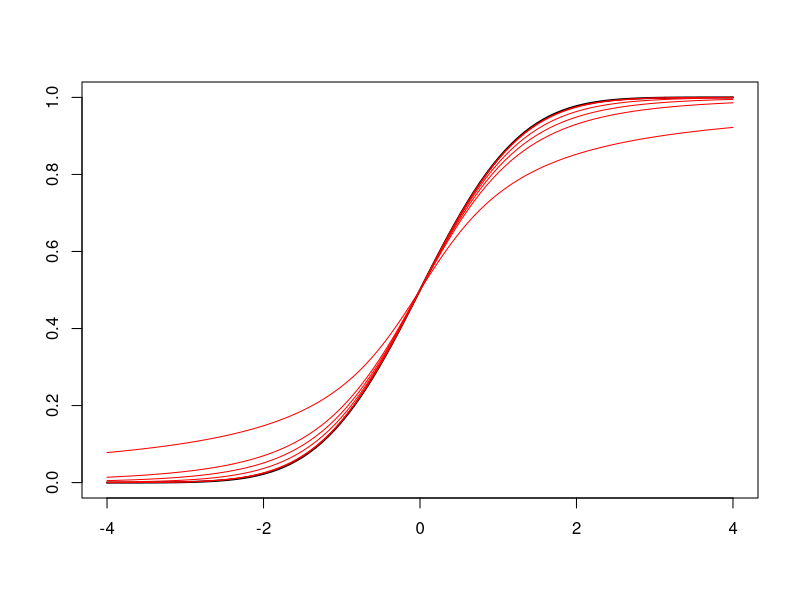
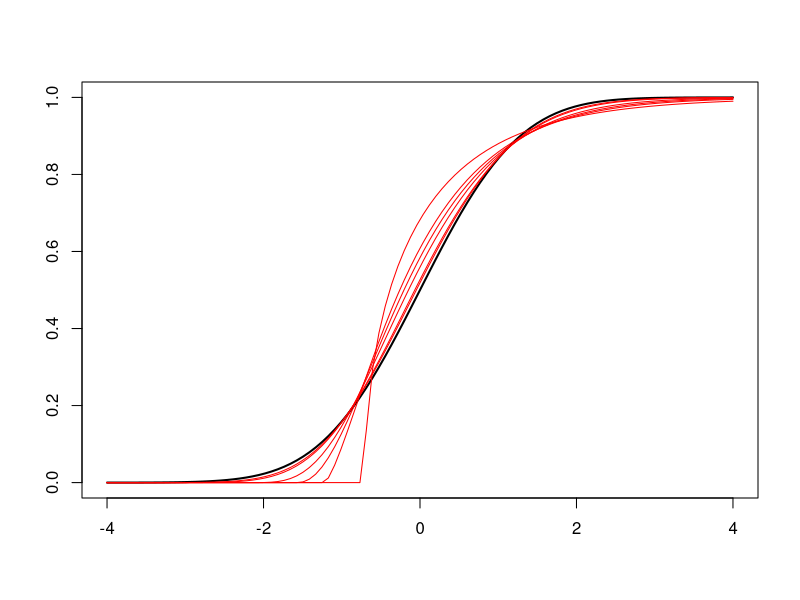
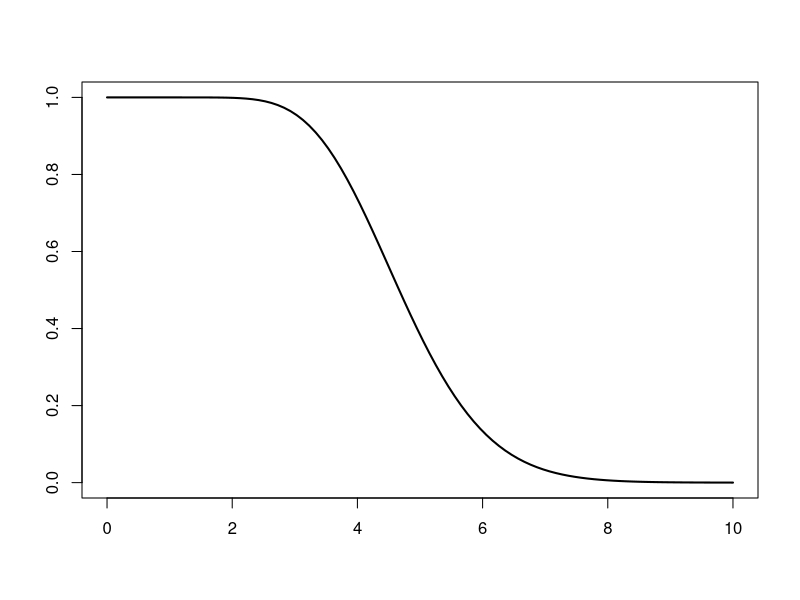
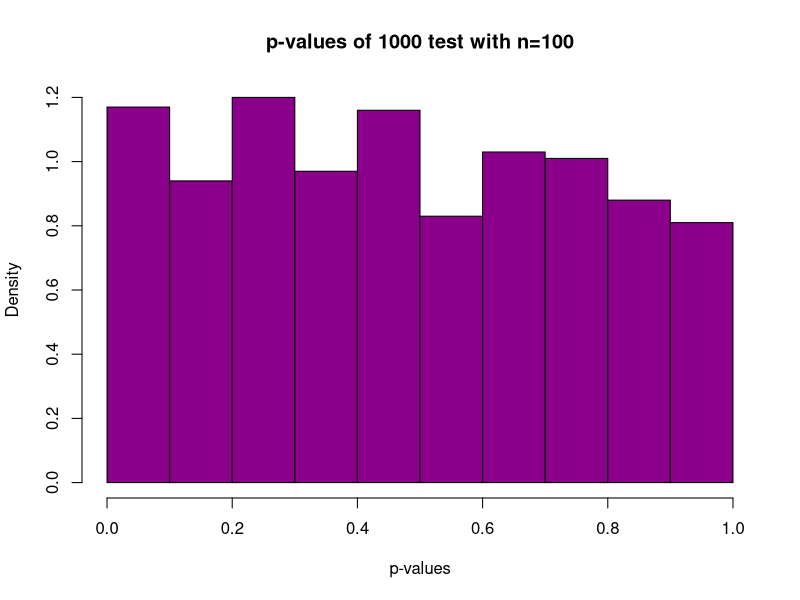

Source code (R) for these figures, in order:
## ---- chunk 1
x <- seq(-4, 4, length=100)
y <- pnorm(x)
plot(x,y, type = "l", lwd = 2, xlab = "", ylab = "")
df <- c(1,3,5,10,50,100)
y <- sapply(df,function(d) pt(x, d))
apply(y,2,function(y) lines(x,y,col="red"))
## ---- chunk 2
x <- seq(-4, 4, length=100)
y <- pnorm(x)
plot(x,y, type = "l", lwd = 2, xlab = "", ylab = "")
df <- c(1,3,5,10,50,100)
y <- sapply(df,function(d) pchisq(x*sqrt(2*d)+d, d))
apply(y,2,function(y) lines(x,y,col="red"))
## ---- chunk 3
ex2pvalue <- function(n,x_mean){1-pgamma(n*x_mean+1,5*n)}
x <- seq(0, 10, length=100)
y <- ex2pvalue(4,x)
plot(x,y, type = "l", lwd = 2, xlab = "", ylab = "")
## ---- chunk 4
y <- sapply(1:1000,function(a) ex2pvalue(100,mean(rpois(100, 5))) )
hist(y,
main="p-values of 1000 test with n=100",
xlab="p-values",
xlim=c(0,1),
col="darkmagenta",
freq=FALSE
)
